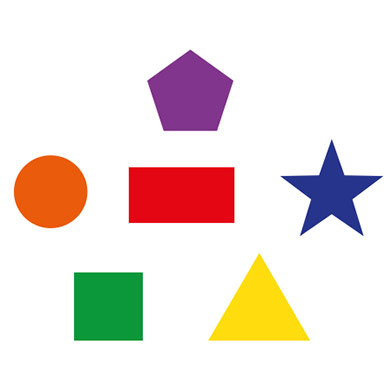
#> input picture imgs/demo18.jpg, 392 x 392 px
$ python Demo18_ORB.py
#> lines starting #> are read from the running program, lines starting #| are printed output that depends on the picture
##==============================================================================
##   Demo By: Mahnoor Anjum
##   Date: 31/03/2019
##   Codes inspired by:
##   Github.com/imvinod/
##   Official Documentation
##==============================================================================

import cv2
import numpy as np

#ORB
img = cv2.imread('imgs/demo18.jpg')
#> img is the input picture: shape (392, 392, 3); mean B, G, R 219.9, 225.8, 236.9
cv2.imshow('ORB',img)
gray=cv2.cvtColor(img, cv2.COLOR_BGR2GRAY)
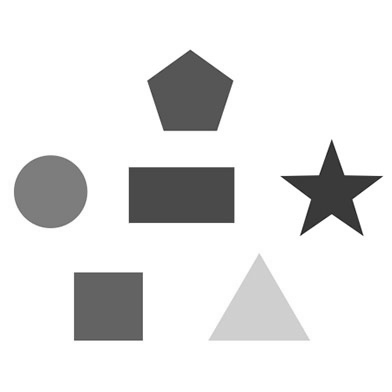
#> gray: shape (392, 392); min 25, max 255, mean 228.4
orb = cv2.ORB_create()
keypoints=orb.detect(gray,None)
#> keypoints = 155 keypoints; strongest (x, y, size): (346, 174, 31), (353, 199, 31), (129, 221, 31), (233, 221, 37.2)
keypoints, descriptors = orb.compute(gray,keypoints)
cv2.drawKeypoints(gray, keypoints, img , flags=cv2.DRAW_MATCHES_FLAGS_DRAW_RICH_KEYPOINTS)
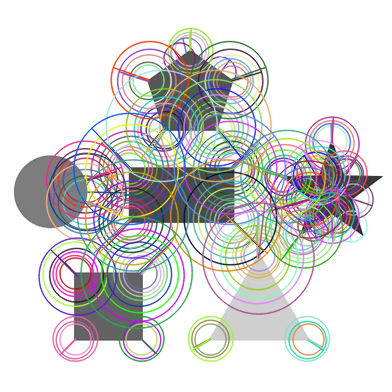
#> img: shape (392, 392, 3); mean B, G, R 214.4, 214.1, 214.8
cv2.imshow('ORB', img)
print("ORBs Keypoints ", len(keypoints))
#| ORBs Keypoints  155

cv2.waitKey()
cv2.destroyAllWindows()

$ run again, with imgs/demo15.jpg copied over imgs/demo18.jpg
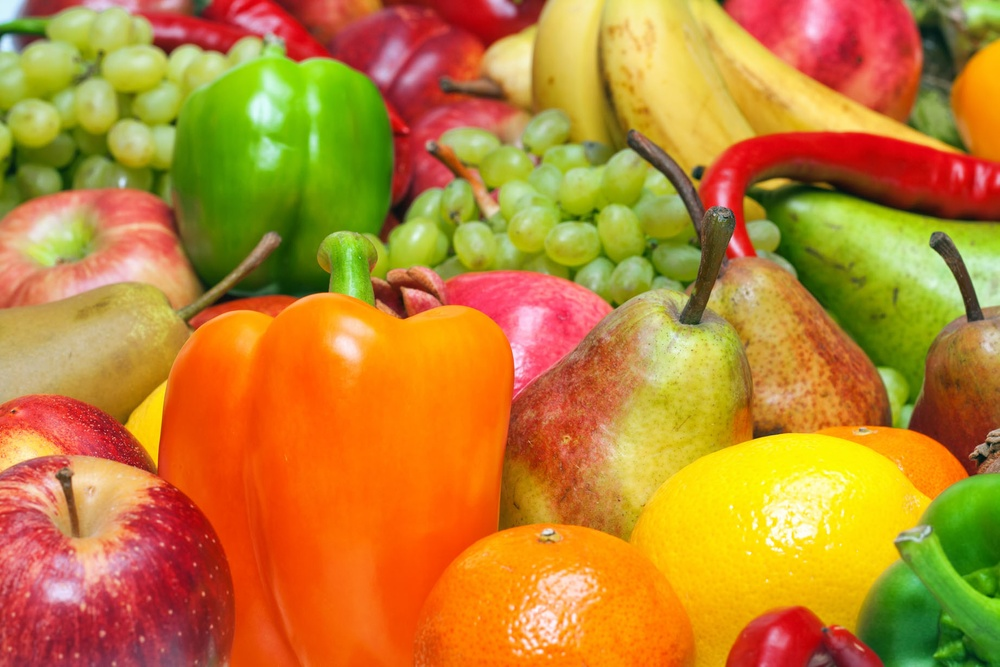
#> input picture imgs/demo15.jpg, 1000 x 667 px, shrunk from 1843 x 1229 before the run
#> img is the input picture: shape (667, 1000, 3); mean B, G, R 48.1, 131.3, 190.6
#> `gray=cv2.cvtColor(img, cv2.COLOR_BGR2GRAY)`:
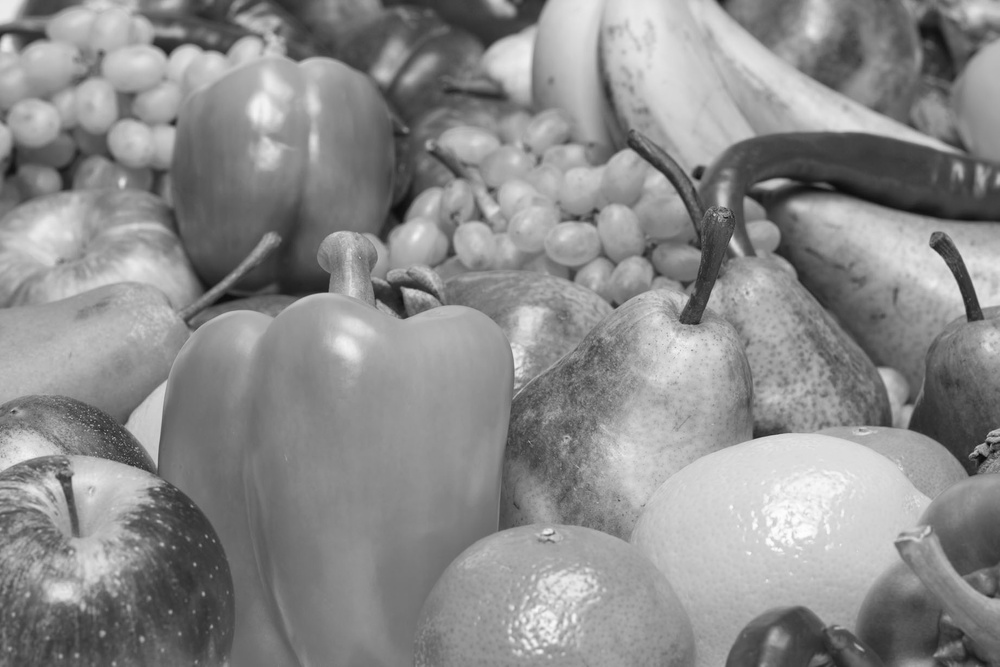
#> gray: shape (667, 1000); min 11, max 254, mean 139.6
#> keypoints = 500 keypoints; strongest (x, y, size): (406, 289, 77.1), (404, 289, 53.6), (404, 288, 64.3), (406, 290, 92.6)
#> `cv2.drawKeypoints(gray, keypoints, img , flags=cv2.DRAW_MATCHES_FLAGS_..`:
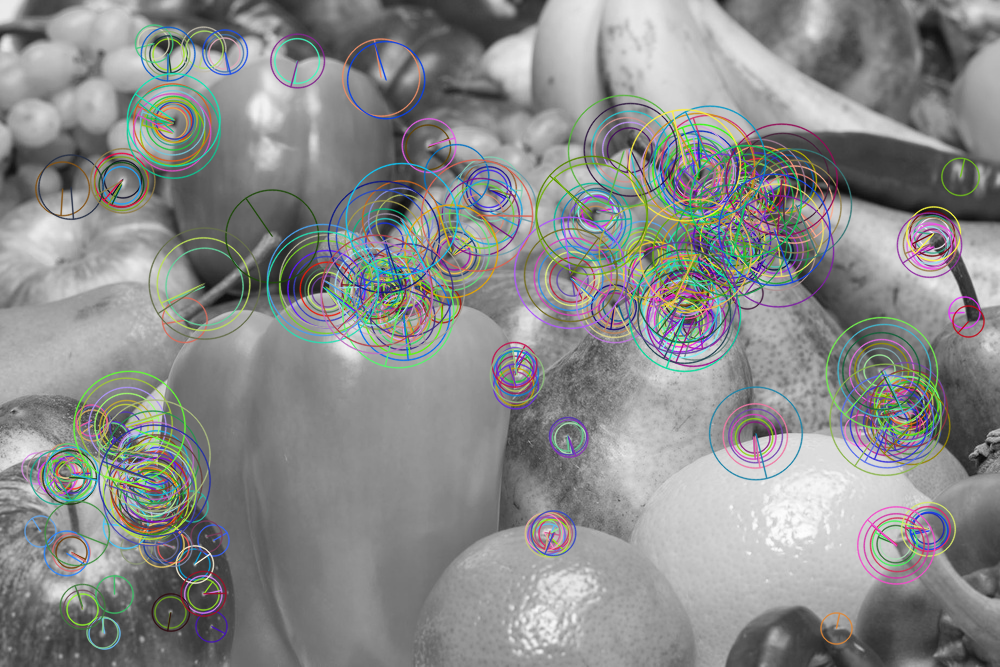
#> img: shape (667, 1000, 3); mean B, G, R 138.3, 139, 137.8
#| ORBs Keypoints  500

$ run again, with imgs/demo17.jpg copied over imgs/demo18.jpg
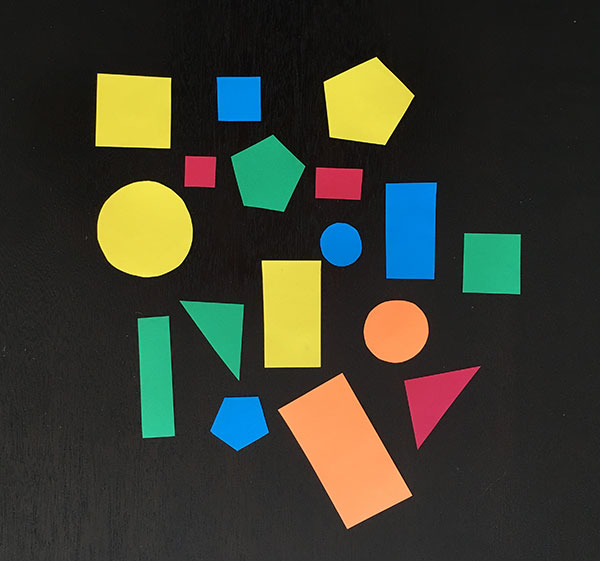
#> input picture imgs/demo17.jpg, 600 x 561 px
#> img is the input picture: shape (561, 600, 3); mean B, G, R 47.2, 60.1, 58.4
#> `gray=cv2.cvtColor(img, cv2.COLOR_BGR2GRAY)`:
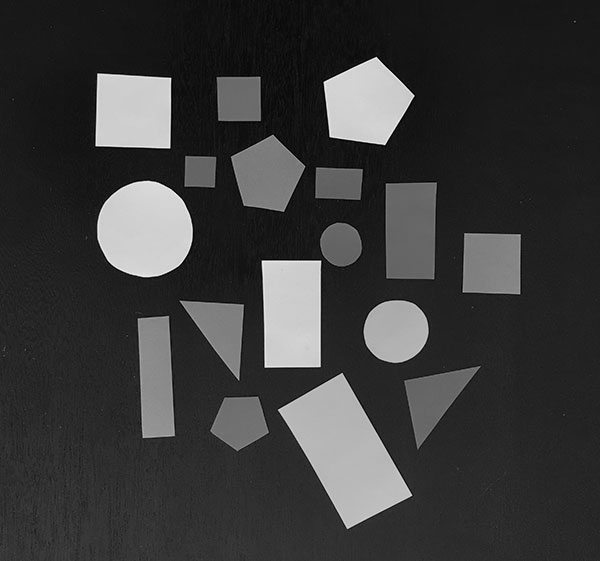
#> gray: shape (561, 600); min 0, max 243, mean 58.1
#> keypoints = 500 keypoints; strongest (x, y, size): (262, 261, 31), (98, 74, 31), (170, 78, 31), (169, 147, 31)
#> `cv2.drawKeypoints(gray, keypoints, img , flags=cv2.DRAW_MATCHES_FLAGS_..`:
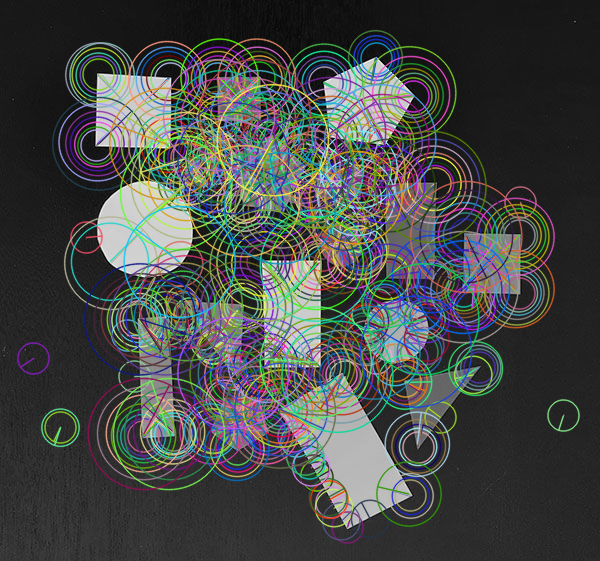
#> img: shape (561, 600, 3); mean B, G, R 70.7, 72.6, 69.8
#| ORBs Keypoints  500

$ run again, with imgs/demo19.jpg copied over imgs/demo18.jpg
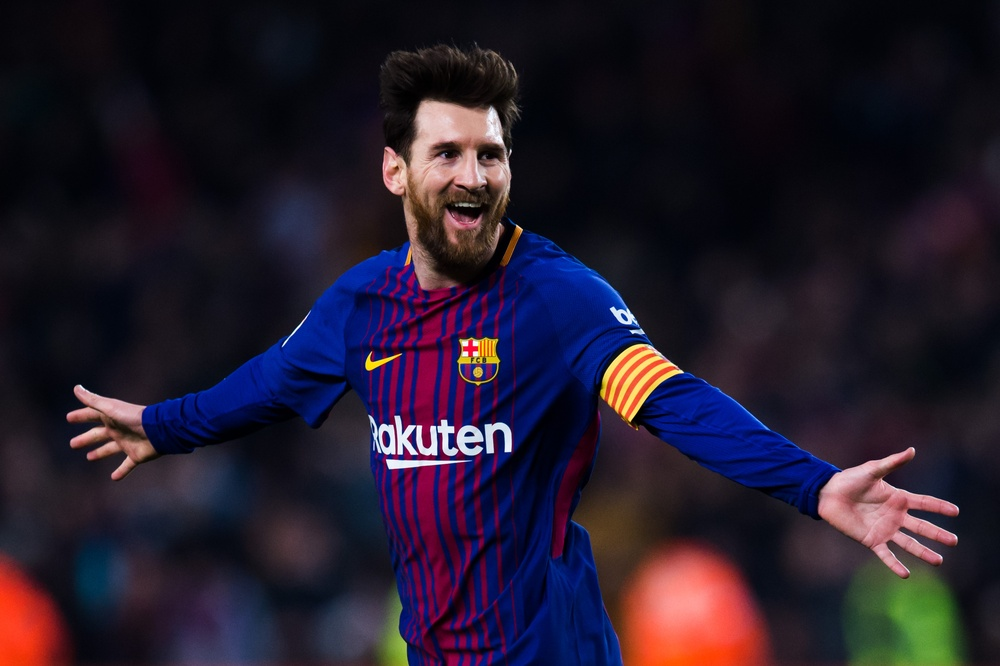
#> input picture imgs/demo19.jpg, 1000 x 666 px, shrunk from 3000 x 1997 before the run
#> img is the input picture: shape (666, 1000, 3); mean B, G, R 43.3, 27.4, 36.6
#> `gray=cv2.cvtColor(img, cv2.COLOR_BGR2GRAY)`:
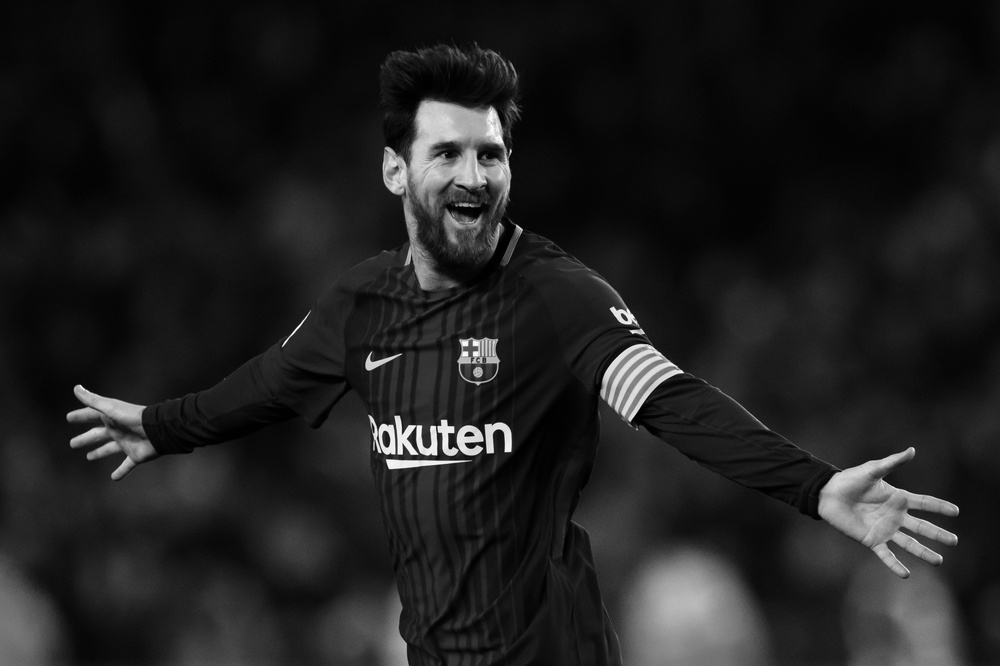
#> gray: shape (666, 1000); min 0, max 254, mean 32
#> keypoints = 500 keypoints; strongest (x, y, size): (413, 426, 31), (482, 440, 31), (452, 429, 44.6), (416, 453, 31)
#> `cv2.drawKeypoints(gray, keypoints, img , flags=cv2.DRAW_MATCHES_FLAGS_..`:
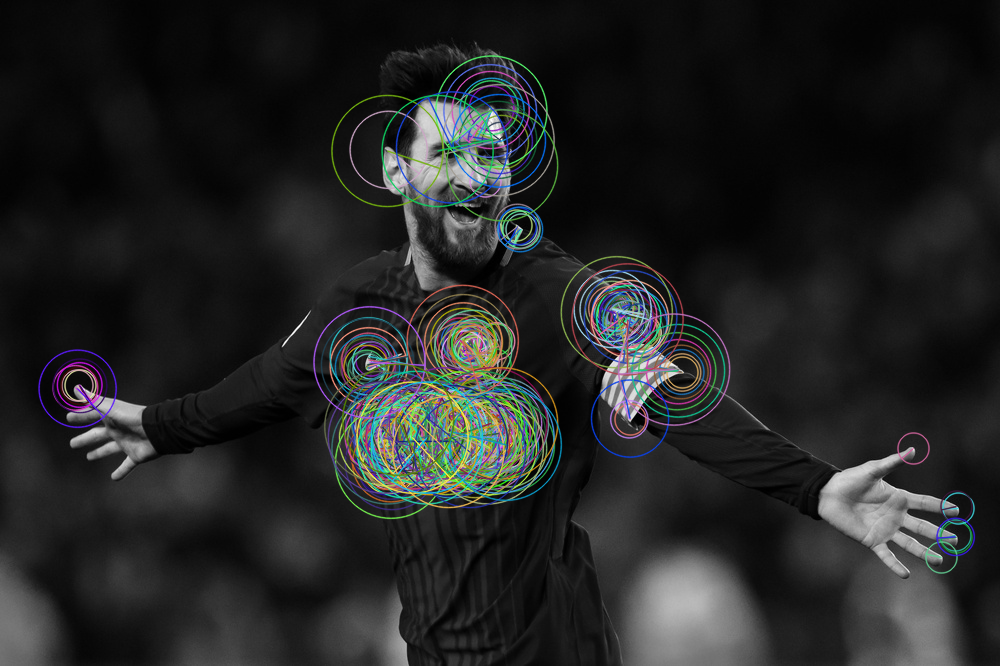
#> img: shape (666, 1000, 3); mean B, G, R 36.8, 37.1, 35.8
#| ORBs Keypoints  500
